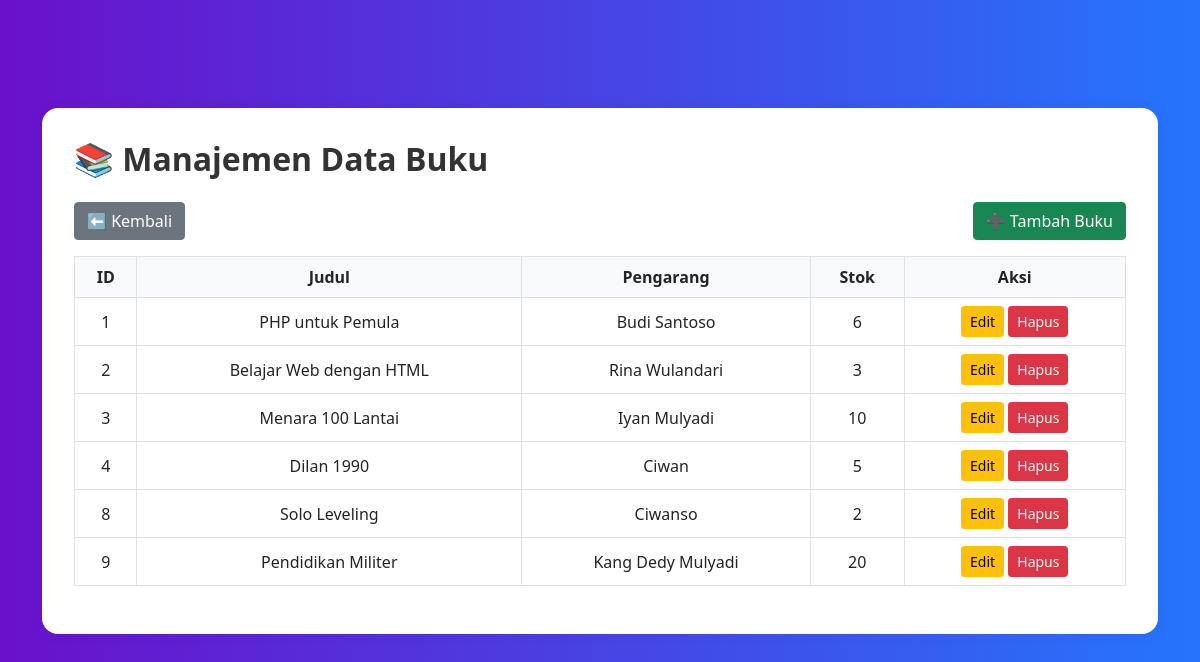
The app's page /buku.php (signed in) with its own data.
### tables this page shows
CREATE TABLE `buku` (
  `id` int NOT NULL AUTO_INCREMENT,
  `judul` varchar(100) NOT NULL,
  `pengarang` varchar(100) NOT NULL,
  `stok` int DEFAULT '0',
  PRIMARY KEY (`id`)
);

### buku.php (the view, shortened to what this page needs)
<?php
include 'config/koneksi.php';
?>
<!DOCTYPE html>
<html>
<head>
    <link rel="stylesheet" href="assets/css/bootstrap.min.css">
    <link rel="stylesheet" href="assets/css/buku.css">
    <link rel="stylesheet" href="assets/css/dashboard.css">
</head>
<body>
<div class="container py-5">
    <div class="container-card">
        <h2>📚 Manajemen Data Buku</h2>
        <div class="mb-3 d-flex justify-content-between">
            <a href="dashboard.php" class="btn btn-secondary">⬅️ Kembali</a>
            <a href="tambah_buku.php" class="btn btn-success">➕ Tambah Buku</a>
        </div>
        <div class="table-responsive">
            <table class="table table-bordered align-middle text-center">
                <thead>
                    <tr>
                        <th>ID</th>
                        <th>Judul</th>
                        <th>Pengarang</th>
                        <th>Stok</th>
                        <th>Aksi</th>
                    </tr>
                </thead>
                <tbody>
                    <?php
                    $q = mysqli_query($conn, "SELECT * FROM buku");
                    while ($row = mysqli_fetch_assoc($q)) {
                        echo "<tr>
                            <td>{$row['id']}</td>
                            <td>{$row['judul']}</td>
                            <td>{$row['pengarang']}</td>
                            <td>{$row['stok']}</td>
                            <td>
                                <a href='edit_buku.php?id={$row['id']}' class='btn btn-warning btn-sm'>Edit</a>
                                <a href='?hapus={$row['id']}' onclick=\"return confirm('Hapus data?')\" class='btn btn-danger btn-sm'>Hapus</a>
                            </td>
                        </tr>";
                    }
                    ?>
                </tbody>
            </table>
        </div>
    </div>
</div>
</body>
</html>

### assets/css/buku.css (style rules this page uses)
body { background-color: #f2f4f8; }
.container-card { background-color: #fff; padding: 2rem; border-radius: 1rem; box-shadow: 0 0 15px rgba(0,0,0,0.05); }
h2 { font-weight: 600; margin-bottom: 1.5rem; color: #333; }
.table th { background-color: #f8f9fa; }
.btn { font-weight: 500; }

### assets/css/dashboard.css (style rules this page uses)
body { background: linear-gradient(to right, #6a11cb, #2575fc); min-height: 100vh; padding-top: 60px; color: #fff; font-family: 'Segoe UI', sans-serif; }

### records on screen
buku: id "1", judul "PHP untuk Pemula", pengarang "Budi Santoso", stok "6"
buku: id "2", judul "Belajar Web dengan HTML", pengarang "Rina Wulandari", stok "3"
buku: id "3", judul "Menara 100 Lantai", pengarang "Iyan Mulyadi", stok "10"
buku: id "4", judul "Dilan 1990", pengarang "Ciwan", stok "5"
buku: id "8", judul "Solo Leveling", pengarang "Ciwanso", stok "2"
buku: id "9", judul "Pendidikan Militer", pengarang "Kang Dedy Mulyadi", stok "20"
